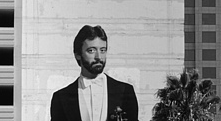
%> input picture la.png, 221 x 121 px
$ octave report.m   (GNU Octave 9; MATLAB toolbox functions it lacks are replaced by stand-ins)
%> lines starting %> are read from the running program, lines starting %| are printed output that depends on the picture
### median_filter.m
function [T] = median_filter(N, wSize)
    % Median Filter method to denoise image
    % Input = N is the noisy image
    %         wSize is the window size

    [row col] = size(N);
    Npad = padarray(N, [wSize-2, wSize-2], 'replicate');
    T = zeros(row, col);
    for x = 1 : row
        for y = 1 : col
            for i = 1 : wSize
                for j = 1 : wSize
                    q = x - 1;
                    w = y - 1;
                    window((i - 1) * wSize + j) = Npad(i + q, j + w);
                end
            end
            T(x, y) = median(window(:));
        end
    end
end

### add_noise.m
function [N] = add_noise(T, sigma)
    % Add Gaussian noise to image.
    % Input = T is the true image.
    %         Sigma is the percentage of the range
    %         i.e. 25 / 255 ~= 10%
    %         add_noise(T, 0.1)

    T = double(T);
    [row, col] = size(T);
    N = T + randn(row, col) * sigma * 255;
    N = max(min(N, 255), 0);
    % imshow(N, [])
end

### denoising_lp.m
function [lp] = denoising_lp(T, N, sigma, gaussian_bool, alpha)
    % Denoising log posterior
    % Input = T is the predicted image
    %         N is the noisy image
    %         sigma is standard deviation for the distribution
    %         gaussian_bool is 1 if Gaussian distribution is used
    %                       is 0 if Student distribution is used
    %         alpha is only used for Student distribution

    T = double(T);
    % Likelihood
    l_lh = (-1/(2*sigma^2) .* (N-T).^2);
    % Pad array for values on the edges of the image
    Tpad = padarray(T, [1, 1], 'replicate');
    [row, col] = size(Tpad);

    % Prior
    if gaussian_bool == 1
        % for Gaussian Distribution
        s = -1/(2*sigma^2);

        n1 = s * (Tpad(2:row-1, 2:col-1) - Tpad(3:row  , 2:col-1)).^2; % Down
        n2 = s * (Tpad(2:row-1, 2:col-1) - Tpad(2:row-1, 3:col  )).^2; % Right

        n3 = s * (Tpad(1:row-2, 2:col-1) - Tpad(2:row-1, 2:col-1)).^2; % Up
        n4 = s * (Tpad(2:row-1, 1:col-2) - Tpad(2:row-1, 2:col-1)).^2; % Left

        s = n1 + n2 + n3 + n4;

        % Log Posterior
        lp = sum(s, 'all') + sum(l_lh, 'all');
    else
        % for Student Distribution
        s = 1/(2*sigma^2);

        n1 = (1 + s * (Tpad(2:row-1, 2:col-1) - Tpad(3:row  , 2:col-1)).^2).^(-alpha); % Down
        n2 = (1 + s * (Tpad(2:row-1, 2:col-1) - Tpad(2:row-1, 3:col  )).^2).^(-alpha); % Right

        n3 = (1 + s * (Tpad(1:row-2, 2:col-1) - Tpad(2:row-1, 2:col-1)).^2).^(-alpha); % Up
        n4 = (1 + s * (Tpad(2:row-1, 1:col-2) - Tpad(2:row-1, 2:col-1)).^2).^(-alpha); % Left

        s = log(n1) + log(n2) + log(n3) + log(n4);

        % Log Posterior
        lp = sum(s, 'all') + sum(l_lh, 'all');
    end

end

### denoising_grad_ascent.m
function [T] = denoising_grad_ascent(N, sigma, eta, gaussian_bool)
    % Denoise using gradient ascent method
    % Input = N is the noisy image
    %         sigma is the standard deviation for the distribution
    %         eta is the step size
    %         gaussian bool is 1 to use gaussian distribution.
    %                          0 to use student distribution.
    T = N;
    lp = denoising_lp(T, N, sigma, gaussian_bool, 1);
    for i = 1:2000
        %using gaussian prior
        if gaussian_bool == 1
            T = T  + eta .* (denoising_grad_llh(T, N, sigma) + mrf_grad_log_gaussian_prior(T, sigma));
        %--------------------------------------------------------------------------------------------
        %using student prior
        else
            T = T  + eta .* (denoising_grad_llh(T, N, sigma) + mrf_grad_log_student_prior(T, sigma, 1));
        end
        lp = [lp; denoising_lp(T, N, sigma, gaussian_bool, 1)];
    end
   % plot(lp);

end

### denoising_grad_llh.m
function [g] = denoising_grad_llh(T, N, sigma)
    % Gradient of the log likelihood
    % Input = T is the predicted image
    %         N is the noisy image
    %         sigma is standard deviation for the distribution

    T = double(T);
    g = (1/(sigma^2) .* (N-T));
end

### mrf_grad_log_gaussian_prior.m
function [g] = mrf_grad_log_gaussian_prior(T,sigma)
    % Gradient of the log prior
    % Input = T is the predicted image
    %         sigma is the standard deviation for the distribution

   T = double(T);
   % Pad array for values on the edges of the image
   Tpad = padarray(T, [1, 1], 'replicate');
   [row, col] = size(Tpad);
   g = 1/sigma^2;

   g1 = g * -(Tpad(2:row-1, 2:col-1) - Tpad(3:row,2:col-1)); % Down
   g2 = g * -(Tpad(2:row-1, 2:col-1) - Tpad(2:row-1,3:col)); % Right

   g3 = g * (Tpad(1:row-2, 2:col-1) - Tpad(2:row-1, 2:col-1)); % Up
   g4 = g * (Tpad(2:row-1, 1:col-2) - Tpad(2:row-1, 2:col-1)); % Left

   g = (g1 + g2 + g3 + g4);

end

### add_sp_noise.m
function [N] = add_sp_noise(T,p)
    % Add Gaussian noise to image.
    % Input = T is the true image.
    %         p is the percentage of the expected noise
    %         i.e. add_sp_noise(T, 0.1)

    N = T;
    r = rand(size(T));
    pepper = find(r < p/2);
    N(pepper) = 0;
    salt = find(r >= p/2 & r < p);
    N(salt) = 255;
end

### toy_checkerboard.m
function [T] = toy_checkerboard(n, m, Csize)
% Make checkerboard artificial image.
% Input: n, m are the size of the image (nxm)
%        Csize is the Csize x Csize stripe box

    white = 255*ones(Csize, Csize);
    black = zeros(Csize, Csize);
    line_1 = repmat([white,black], [1, ceil(m/(2*Csize))]);
    line_2 = repmat([black,white], [1, ceil(m/(2*Csize))]);
    pattern = cat(1,line_1,line_2);
    T = repmat(pattern, [ceil(n/2), 1]);
    T = T(1:n, 1:m);
    % imshow(T);
end

### toy_stripes.m
function [T] = toy_stripes(n, m, sSize)
% Make stripe artificial image.
% Input: n, m are the size of the image (nxm)
%        sSize is the stripe width

    white = 255*ones(1, sSize);
    black = zeros(1, sSize);
    stripe = [white,black];
    pattern = repmat(stripe, [1, ceil(m/(2*sSize))]);
    T = repmat(pattern, [n, 1]);
    T = T(1:n, 1:m);
% imshow(T);
end

### report.m
rng(7);

%% Problem 2

TC = toy_checkerboard(50, 50, 5);
TS = toy_stripes(50, 50, 5);
N_TC = add_sp_noise(TC, 0.1);     N_TS = add_sp_noise(TS, 0.1);
MF_TC = median_filter(N_TC, 3);   MF_TS = median_filter(N_TS, 3);
% figure(1); imshow(MF_TC, []); figure(2); imshow(MF_TS, []);

img = imread('la.png');
%> img is the input picture: size 121x221 uint8; min 0, max 253, mean 143.7
N = add_noise(img, 0.1);
%> in add_noise, `N = T + randn(row, col) * sigma * 255;`:
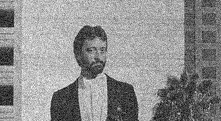
%> N: size 121x221 double; min -69.51, max 309.4, mean 143.9; drawn with min black and max white
%> in add_noise, `N = max(min(N, 255), 0);`:
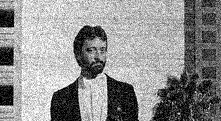
%> N: size 121x221 double; min 0, max 255, mean 144.3
MF = median_filter(N, 3);
%> call 3 of median_filter, with wSize = 3
%> in median_filter (call 3), `Npad = padarray(N, [wSize-2, wSize-2], 'replicate');`:
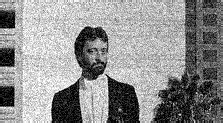
%> Npad: size 123x223 double; min 0, max 255, mean 143.8
%> after the loop in median_filter (call 3), `for x = 1 : row`:
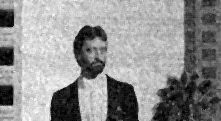
%> T: size 121x221 double; min 0, max 255, mean 144
%> after the loop in median_filter (call 3), `for x = 1 : row`: window = [134.9 96.71 96.71 134.7 77.56 77.56 134.7 77.56 77.56]
% imshow(MF, []);

%% Problem 3 - b

GA_GAUSS = denoising_grad_ascent(N, 22, 0.1, true);
%> in denoising_lp, `l_lh = (-1/(2*sigma^2) .* (N-T).^2);`: l_lh: size 121x221 double; every value is 0
%> in denoising_lp, `lp = sum(s, 'all') + sum(l_lh, 'all');`: lp = -175629.2
%> (the run ends here)
